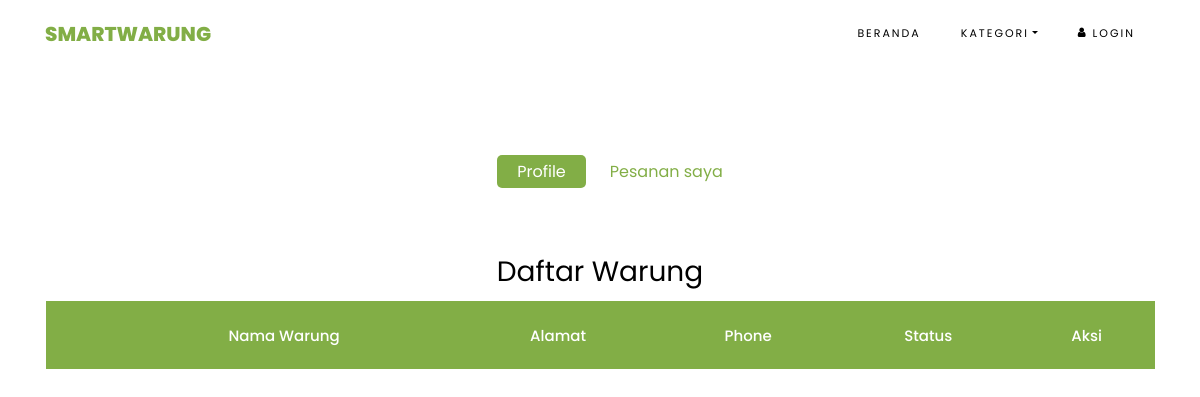
/index.php/admin/warung, run on an earlier commit of the app's database.
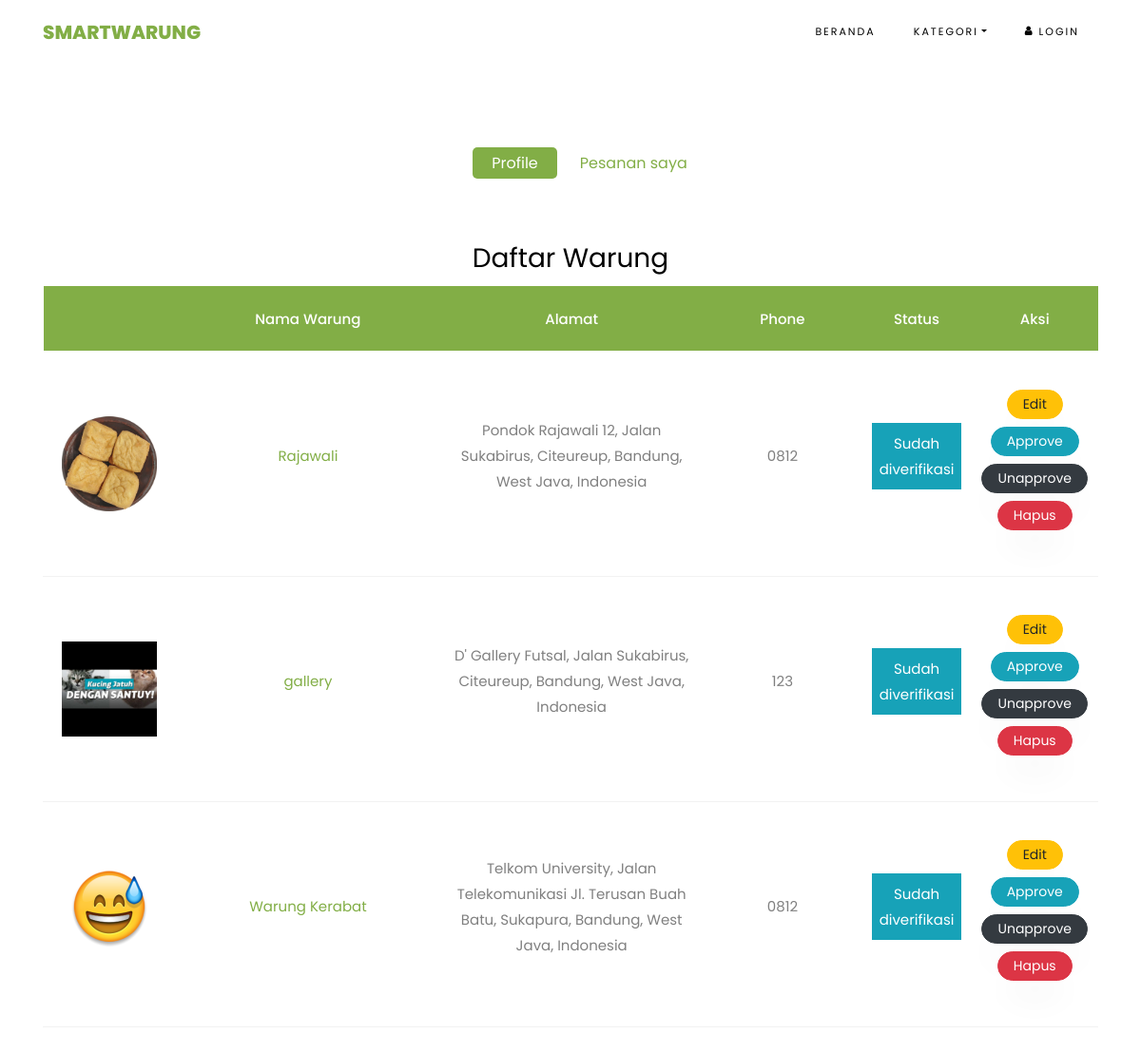
And on a later commit of the database.
### tables this page shows
CREATE TABLE `warungs` (
  `id` int(11) NOT NULL,
  `username` varchar(255) NOT NULL,
  `place_id` varchar(255) NOT NULL,
  `lat` varchar(255) NOT NULL,
  `lng` varchar(255) NOT NULL,
  `address` varchar(255) NOT NULL,
  `status` enum('Belum diverifikasi','Sudah diverifikasi','Verifikasi tidak disetujui','') NOT NULL,
  `updated_at` date DEFAULT NULL
);

CREATE TABLE `users` (
  `name` varchar(255) NOT NULL,
  `username` varchar(255) NOT NULL,
  `password` varchar(255) NOT NULL,
  `phone` varchar(255) NOT NULL,
  `email` varchar(255) NOT NULL,
  `role` int(11) DEFAULT NULL,
  `photo` text
);

### application/controllers/admin.php (called while the page is built, shortened)
<?php
class admin extends CI_Controller{
    public function __construct(){
        $this->load->model('users');
        $this->load->helper('date');
    }
    public function warung(){
        $data['warungs'] = $this->users->get_warungs();
        $data['active'] = 'warung';
        $this->load->view('template/header');
        $this->load->view('admin/warung',$data);
        $this->load->view('template/footer');
    }
}
?>

### index.php (called while the page is built, shortened)
<?php
require_once BASEPATH.'core/CodeIgniter.php';

### application/models/users.php (called while the page is built, shortened)
<?php
class users extends CI_Model {
    public function get_warungs(){
        $this->db->from('users');
        $this->db->join('warungs','users.username = warungs.username');
        $this->db->order_by('updated_at','DESC');
        return $this->db->get()->result_array();
    }
}
?>

### application/views/admin/warung.php (the view, shortened to what this page needs)
<section class="ftco-section">
    <div class="container">
        <div class="row justify-content-center">
            <div class="col-md-10 mb-5 text-center">
                <ul class="product-category">
                    <?php include APPPATH.'views/admin/menu.php'; ?>
                </ul>
            </div>
        </div>
        <div class="row">
            <div class="container">
                <div class="row mb-5">
                    <div class="col-md-12 ftco-animate">
                        <div class="cart-list">
                            <h3 class="text-center">Daftar Warung</h3>
                            <table class="table">
                                <thead class="thead-primary">
                                <tr class="text-center">
                                    <th>&nbsp;</th>
                                    <th>Nama Warung</th>
                                    <th>Alamat</th>
                                    <th>Phone</th>
                                    <th>Status</th>
                                    <th>Aksi</th>
                                </tr>
                                </thead>
                                <tbody>
                                <?php foreach($warungs as $warung): ?>
                                <tr class="text-center">
                                    <td class="image-prod"><div class="img" style="width:100px;background-image:url(<?php $photos = explode(',',$warung['photo']); echo base_url('assets/uploads/').$photos[0]?>);"></div></td>
                                    <td class="" style="width: 25%">
                                        <a href="<?php echo site_url('profile/show/').$warung['username'] ?>" class=""><?php echo $warung['name'] ?></a>
                                    </td>
                                    <td class="" style="width: 25%"><p><?php echo $warung['address']?></p></td>
                                    <td class="" style="width: 15%"><p><?php echo $warung['phone']; ?></p></td>
                                    <td class="" style="width: 10%"><p class="p-2 text-small <?php echo ($warung['status'] == 'Sudah diverifikasi'? 'bg-info text-white':($warung['status']=='Belum diverifikasi'?'bg-warning text-dark':'bg-danger text-light')) ?>"><?php echo $warung['status']; ?></p></td>
                                    <td class="" style="width: 10%">
                                        <a href="<?php  ?>" class="btn btn-sm btn-warning px-3 mb-2"> Edit </a>
                                        <a href="<?php echo site_url('admin/approve/').$warung['username'] ?>" class="btn btn-sm btn-info px-3 mb-2"> Approve </a>
                                        <a href="<?php echo site_url('admin/unapprove/').$warung['username'] ?>" class="btn btn-sm btn-dark text-white px-3 mb-2"> Unapprove </a>
                                        <a href="<?php echo site_url('admin/delete/').$warung['username'] ?>" class="btn btn-sm btn-danger px-3 mb-2" onclick="return confirm('Apkah Anda yakin ingin menghapus?')"> Hapus </a>
                                    </td>
                                </tr>
                                <?php endforeach; ?>
                                </tbody>
                            </table>
                        </div>
                    </div>
                </div>
            </div>
        </div>
    </div>
</section>

What changed in the data, as far as the page shows it:
added warungs: username.photo (picture), username.name "Rajawali", address "Pondok Rajawali 12, Jalan Sukabirus, Citeureup, Bandung, West Java, Indonesia", username.phone "0812", status "Sudah diverifikasi"
added warungs: username.photo (picture), username.name "gallery", address "D' Gallery Futsal, Jalan Sukabirus, Citeureup, Bandung, West Java, Indonesia", username.phone "123", status "Sudah diverifikasi"
added warungs: username.photo (picture), username.name "Warung Kerabat", address "Telkom University, Jalan Telekomunikasi Jl. Terusan Buah Batu, Sukapura, Bandung, West Java, Indonesia", username.phone "0812", status "Sudah diverifikasi"
